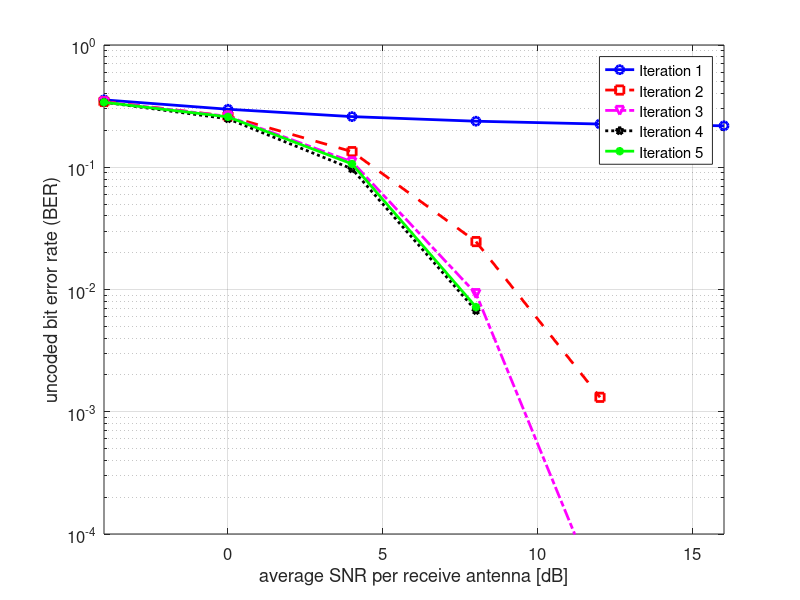

Recreate this plot in MATLAB.
% =========================================================================
% Decentralized UPLINK simulator for the paper 
% "Decentralized Baseband Processing for Massive MU-MIMO Systems" 
% -------------------------------------------------------------------------
% Revision history:
%
%   - aug-13-2017  v0.1   cs: simplified and commented code for GitHub
%
% -------------------------------------------------------------------------
% (c) 2017 Christoph Studer; e-mail: studer@cornell.edu 
% -------------------------------------------------------------------------
% If you are using the simulator (or parts of it) for a publication, then 
% you MUST cite our paper:
%
% K. Li, R. Sharan, Y. Chen, T. Goldstein, J. R. Cavallaro, and C. Studer,
% "Decentralized Baseband Processing for Massive MU-MIMO Systems", 
% IEEE J. Emerging and Sel. Topics in Circuits and Systems (JETCAS)
% to appear in 2017
%
% and clearly mention this in your paper. 
%=========================================================================

function res = DBP_detector_sim(varargin)

% -- set up default/custom parameters

if isempty(varargin)
    
    disp('using default simulation settings and parameters...')
    
    % set default simulation parameters
    par.runID = 0; % simulation ID (used to reproduce results)
    par.B = 128; % receive antennas
    par.U = 8; % transmit antennas (set not larger than MR!)
    par.mod = '16QAM'; % modulation type: 'BPSK','QPSK','16QAM','64QAM'
    par.trials = 1000; % number of Monte-Carlo trials (transmissions)
    par.SNRdB_list = -4:4:16; % list of SNR [dB] values to be simulated
    % select data detector to be used 
    %   centralized   : `ZF`, `uMMSE', 'SIMO'
    %   decentralized : CG-based `DUCG_ZF`, `DUCG_MMSE`
    %                   ADMM-based 'DZF', `DMMSE', 'DBOX'
    par.detector = 'DMMSE'; 
    par.vers = 'SxS2'; % inverse: 'UxU1', 'SxS1', 'SxS2' (only for ADMM)
    par.CHEST = 'on'; % channel estimation errors 'on' or 'off'
    par.plot = 'on'; % plot results? 'on' or 'off'
    par.save = 'on'; % save results? 'on' or 'off'    
    
    % parameters for DBP (see paper)
    par.C = 8; % number of clusters
    par.maxiter = 5; % maximum algorithm iterations (for CG and ADMM)
    par.rho = 7; % tuning parameter: regularizer (only for ADMM)
    par.gamma = 2; % tuning parameters: step size (only for ADMM)
    %
else
    
    disp('use custom simulation settings and parameters...')
    par = varargin{1}; % only argument is par structure
    
end

% -- initialization

% use runId random seed (enables reproducibility)
rng(par.runID);

% generate reasonable filename
par.simName = ['ERR_UL_' num2str(par.B) 'x' num2str(par.U) '_' par.mod '_' par.detector '_rho' num2str(par.rho) '_gamma' num2str(par.gamma) ]; % simulation name (used for saving results)

% set up Gray-mapped constellation alphabet (according to IEEE 802.11)
switch (par.mod)
    case 'BPSK',
        par.symbols = [ -1 1 ];
    case 'QPSK',
        par.symbols = [ -1-1i,-1+1i, ...
            +1-1i,+1+1i ];
    case '16QAM',
        par.symbols = [ -3-3i,-3-1i,-3+3i,-3+1i, ...
            -1-3i,-1-1i,-1+3i,-1+1i, ...
            +3-3i,+3-1i,+3+3i,+3+1i, ...
            +1-3i,+1-1i,+1+3i,+1+1i ];
    case '64QAM',
        par.symbols = [ -7-7i,-7-5i,-7-1i,-7-3i,-7+7i,-7+5i,-7+1i,-7+3i, ...
            -5-7i,-5-5i,-5-1i,-5-3i,-5+7i,-5+5i,-5+1i,-5+3i, ...
            -1-7i,-1-5i,-1-1i,-1-3i,-1+7i,-1+5i,-1+1i,-1+3i, ...
            -3-7i,-3-5i,-3-1i,-3-3i,-3+7i,-3+5i,-3+1i,-3+3i, ...
            +7-7i,+7-5i,+7-1i,+7-3i,+7+7i,+7+5i,+7+1i,+7+3i, ...
            +5-7i,+5-5i,+5-1i,+5-3i,+5+7i,+5+5i,+5+1i,+5+3i, ...
            +1-7i,+1-5i,+1-1i,+1-3i,+1+7i,+1+5i,+1+1i,+1+3i, ...
            +3-7i,+3-5i,+3-1i,+3-3i,+3+7i,+3+5i,+3+1i,+3+3i ];
        
end

% extract average symbol energy
par.Es = mean(abs(par.symbols).^2);

% precompute bit labels
par.Q = log2(length(par.symbols)); % number of bits per symbol
par.bits = de2bi(0:length(par.symbols)-1,par.Q,'left-msb');

% track simulation time
time_elapsed = 0;

% -- start simulation

% initialize result arrays (detector x SNR)
switch (par.detector)
    case {'DZF','DMMSE','DBOX','DUCG_MMSE','DUCG_ZF'}
        par.distr = 1;
    otherwise
        par.distr = 0;
        par.maxiter = 1;
end

res.par = par; % store param array
res.VER = zeros(par.maxiter,length(par.SNRdB_list)); % vector error rate
res.SER = zeros(par.maxiter,length(par.SNRdB_list)); % symbol error rate
res.BER = zeros(par.maxiter,length(par.SNRdB_list)); % bit error rate

% generate random bit stream (antenna x bit x trial)
bits = randi([0 1],par.U,par.Q,par.trials);

%initialize parameters for ADMM

% trials loop
disp('run simulation...')
tic
for t=1:par.trials
    
    % generate transmit symbol
    idx = bi2de(bits(:,:,t),'left-msb')+1;
    s = par.symbols(idx).';
    
    % generate iid Gaussian channel matrix & noise vector
    n = sqrt(0.5)*(randn(par.B,1)+1i*randn(par.B,1));
    H = sqrt(0.5)*(randn(par.B,par.U)+1i*randn(par.B,par.U));
    NH = sqrt(0.5)*(randn(par.B,par.U)+1i*randn(par.B,par.U)); % used for CHEST
    
    % transmit over noiseless channel (will be used later)
    x = H*s;
    
    % SNR loop
    for k=1:length(par.SNRdB_list)
        
        % compute noise variance (average SNR per receive antenna is: SNR=MT*Es/N0)
        N0 = par.U*par.Es*10^(-par.SNRdB_list(k)/10);
        
        % transmit data over noisy channel
        y = x+sqrt(N0)*n;
        
        % model channel estimation errors (CHEST)
        switch (par.CHEST)
            case 'on'
                Hest = H + sqrt(N0/par.U/par.Es)*NH; % errors proportional to SNR
            otherwise % assume perfect CSI
                Hest = H;
        end
        
        % select algorithms
        switch (par.detector) 
            case 'ZF', % zero-forcing detection
                [idxhat,bithat] = ZF(par,Hest,y);
            case 'MMSE', % unbiased MMSE detector
                [idxhat,bithat] = MMSE(par,Hest,y,N0);
            case 'SIMO', % SIMO lower bound
                [idxhat,bithat] = SIMO(par,Hest,y,s); % also pass true signal
            case {'DUCG_MMSE','DUCG_ZF'} % conjuage gradients
                [idxhat,bithat] = DUCG(par,Hest,y,N0);
            case {'DZF','DMMSE','DBOX'} % ADMM based method
                [idxhat,bithat] = DU(par,Hest,y,N0);
            otherwise,
                error('par.detector type not defined.')
        end
        
        % -- compute error metrics
        for l = 1:size(idxhat,2)
            [VER,SER,BER] = getError(par,idxhat(:,l),bithat(:,:,l),idx,bits(:,:,t));
            res.VER(l,k) = res.VER(l,k) + VER;
            res.SER(l,k) = res.SER(l,k) + SER;
            res.BER(l,k) = res.BER(l,k) + BER;
        end
                
    end % SNR loop
    
    % keep track of simulation time
    if toc>10
        time=toc;
        time_elapsed = time_elapsed + time;
        fprintf('estimated remaining simulation time: %3.0f min.\n',time_elapsed*(par.trials/t-1)/60);
        tic
    end
    
    
end % trials loop

% -- normalize results
res.VER = res.VER/par.trials;
res.SER = res.SER/par.trials;
res.BER = res.BER/par.trials;
res.time_elapsed = time_elapsed + toc;

% -- save final results (par and res structure)
if strcmp(par.save,'on')
    if ~exist('results','dir')
        mkdir results
    end
    save([ 'results' filesep par.simName ],'res');
end

% -- show results (generates fairly nice Matlab plot)

if strcmp(par.plot,'on')
    marker_style = {'bo-','rs--','mv-.','kp:','g*-','c>--','yx:'};
    plot_list = unique(round(logspace(0,log10(par.maxiter),7)));
    figure(1)
    for d=1:length(plot_list)
        if d==1
            semilogy(par.SNRdB_list,res.BER(d,:),marker_style{d},'LineWidth',2)
            hold on
        else
            semilogy(par.SNRdB_list,res.BER(d,:),marker_style{d},'LineWidth',2)
        end
    end
    hold off
    grid on
    xlabel('average SNR per receive antenna [dB]','FontSize',12)
    ylabel('uncoded bit error rate (BER)','FontSize',12)
    axis([min(par.SNRdB_list) max(par.SNRdB_list) 1e-4 1])
    if par.distr
        l = cell(1,length(plot_list));
        for i = 1:length(plot_list)
            l{i} = ['Iteration ' num2str(plot_list(i))];
        end
        legend(l,'Fontsize',18)
    end
    set(gca,'FontSize',12)
end

end

% -- data detector functions

%% zero-forcing (ZF) detector
function [idxhat,bithat] = ZF(par,H,y)
xhat = H\y;
[~,idxhat] = min(abs(xhat*ones(1,length(par.symbols))-ones(par.U,1)*par.symbols).^2,[],2);
bithat = par.bits(idxhat,:);
end

%% unbiased MMSE detector (MMSE)
function [idxhat,bithat] = MMSE(par,H,y,N0)
W = (H'*H+(N0/par.Es)*eye(par.U))\(H');
xhat = W*y;
G = real(diag(W*H));
[~,idxhat] = min(abs(xhat*ones(1,length(par.symbols))-G*par.symbols).^2,[],2);
bithat = par.bits(idxhat,:);
end

%% SIMO lower bound
function [idxhat,bithat] = SIMO(par,Hest,y,sTrue)
y_tilde = y-Hest*sTrue;
% -- MMSE detection main loop
for n=1:par.U    
    % interference cancellation (with known data)
    y_SIMO = y_tilde + Hest(:,n)*sTrue(n);    
    % do optimal SIMO detection for interference-free system
    xhat(n,1) = Hest(:,n)'*y_SIMO/norm(Hest(:,n),2)^2;    
end
[~,idxhat] = min(abs(xhat*ones(1,length(par.symbols))-ones(par.U,1)*par.symbols).^2,[],2);
bithat = par.bits(idxhat,:);
end

%% find nearest neighbors
function [idxhat,bithat] = getEstimate(par,xhat)
[~,idxhat] = min(abs(xhat*ones(1,length(par.symbols))-ones(par.U,1)*par.symbols).^2,[],2);
bithat = par.bits(idxhat,:);
end

%% get error
function [VER,SER,BER] = getError(par,idxhat,bithat,idx,bits)
err = (idx~=idxhat);
VER = any(err);
SER = sum(err)/par.U;
BER = sum(sum(bits~=bithat))/(par.U*par.Q);
end

%% ADMM-based decentralized uplink detectors
function [idxhat,bithat] = DU(par,H,y,N0)

idxhat = zeros(par.U,par.maxiter);
bithat = zeros(par.U,par.Q,par.maxiter);
lambda = zeros(par.U,par.C);
z_c = zeros(par.U,par.C);
s = zeros(par.U,1);
S = par.B/par.C;

switch (par.detector)
    case 'DMMSE'
        reg = par.C+N0/(par.Es*par.rho);
    otherwise % Do not regularize for ZF and BOX
        reg = par.C;
end

% -- preprocessing
for c=1:par.C
    H_c(:,:,c) = H(S*(c-1)+1:S*c,:); %get the appropriate part of H
    y_c = y(S*(c-1)+1:S*c);
    switch (par.vers)
        case 'SxS1'
            Ainv(:,:,c) = inv(H_c(:,:,c)*H_c(:,:,c)'+eye(S)*par.rho);
            y_reg(:,c) = H_c(:,:,c)'*(Ainv(:,:,c)*y_c);
        case 'SxS2'
            Ainv(:,:,c) = inv(H_c(:,:,c)*H_c(:,:,c)'+eye(S)*par.rho);
            Gtmp = H_c(:,:,c)'*Ainv(:,:,c);
            y_reg(:,c) = Gtmp*y_c;
            G(:,:,c) = Gtmp*H_c(:,:,c);
        case 'UxU1'
            Binv(:,:,c) = inv(H_c(:,:,c)'*H_c(:,:,c)+eye(par.U)*par.rho);
            y_reg(:,c) = Binv(:,:,c)*(H_c(:,:,c)'*y_c);
        otherwise
            error('par.vers not defined')
    end
end

% -- detection loop
for l = 1:par.maxiter
    
    for c = 1:par.C %local minimization step
        switch (par.vers)
            case 'SxS1'
                z_c(:,c) = y_reg(:,c) + ( (s - lambda(:,c)) - H_c(:,:,c)'*(Ainv(:,:,c)*(H_c(:,:,c)*(s - lambda(:,c)))) );
            case 'SxS2'
                z_c(:,c) = y_reg(:,c) + ( (s - lambda(:,c)) - G(:,:,c)*(s - lambda(:,c))) ;
            case 'UxU1'
                z_c(:,c) = y_reg(:,c) + par.rho*(Binv(:,:,c)*(s - lambda(:,c)));
        end
    end
    
    switch (par.detector)
        case 'DBOX'
            s = sum((z_c + lambda),2)/(reg); %global averaging step
            s = projinf(par,s,max(real(par.symbols))); % experimental box regularizer
        otherwise
            s = sum((z_c + lambda),2)/(reg); %global averaging step
    end
    
    % update lagrange multiplier
    for c = 1:par.C
        lambda(:,c) = lambda(:,c) + par.gamma*(z_c(:,c) - s);
    end
    [idxhat(:,l),bithat(:,:,l)] = getEstimate(par,s);
end
end

% project onto alpha infinity-tilde-norm ball
function sproj = projinf(par,s,alpha)
sr = real(s);
idxr = abs(sr)>alpha;
sr(idxr) = sign(sr(idxr))*alpha;
si = imag(s);
idxi = abs(si)>alpha;
si(idxi) = sign(si(idxi))*alpha;
if strcmp(par.mod,'BPSK')
    sproj = sr;
else
    sproj = sr + 1i*si;
end

end % ADMM methods

%% decentralized uplink via decentralized CG
function [idxhat,bithat] = DUCG(par,H,y,N0)

% initialization
S = par.B/par.C;
H_c = zeros(S,par.U,par.C);
yMRC_c = zeros(par.U,par.C);

% distributed preprocessing (iteration 1)
for c=1:par.C
    H_c(:,:,c) = H(S*(c-1)+1:S*c,:); % get the appropriate part of H
    yMRC_c(:,c) = H_c(:,:,c)'*y(S*(c-1)+1:S*c); % compute local MRC
end

% centralized processing
r = sum(yMRC_c,2); % sum row-wise
p = r ;
rsold = r'*r;
x = zeros(par.U,1);
Ap_c = zeros(par.U,par.C);

% inner loop = equalization stage (iterations 2,3,...)
for l=1:par.maxiter
    
    % decentralized matrix processing
    for c=1:par.C
        Ap_c(:,c) = H_c(:,:,c)'*(H_c(:,:,c)*p);
    end
    
    % centralized processing (MMSE)
    switch  par.detector
        case 'DUCG_MMSE'
            Ap = sum(Ap_c,2) + (N0/par.Es)*p;
        case 'DUCG_ZF'
            Ap = sum(Ap_c,2);
    end
    
    % conventional CG updates
    alpha = rsold/(p'*Ap);
    x = x + alpha*p;
    r = r - alpha*Ap;
    rsnew = r'*r;
    p = r + (rsnew/rsold)*p;
    rsold = rsnew;
    
    % get estimates
    [idxhat(:,l),bithat(:,:,l)] = getEstimate(par,x);
end

end % DUCG